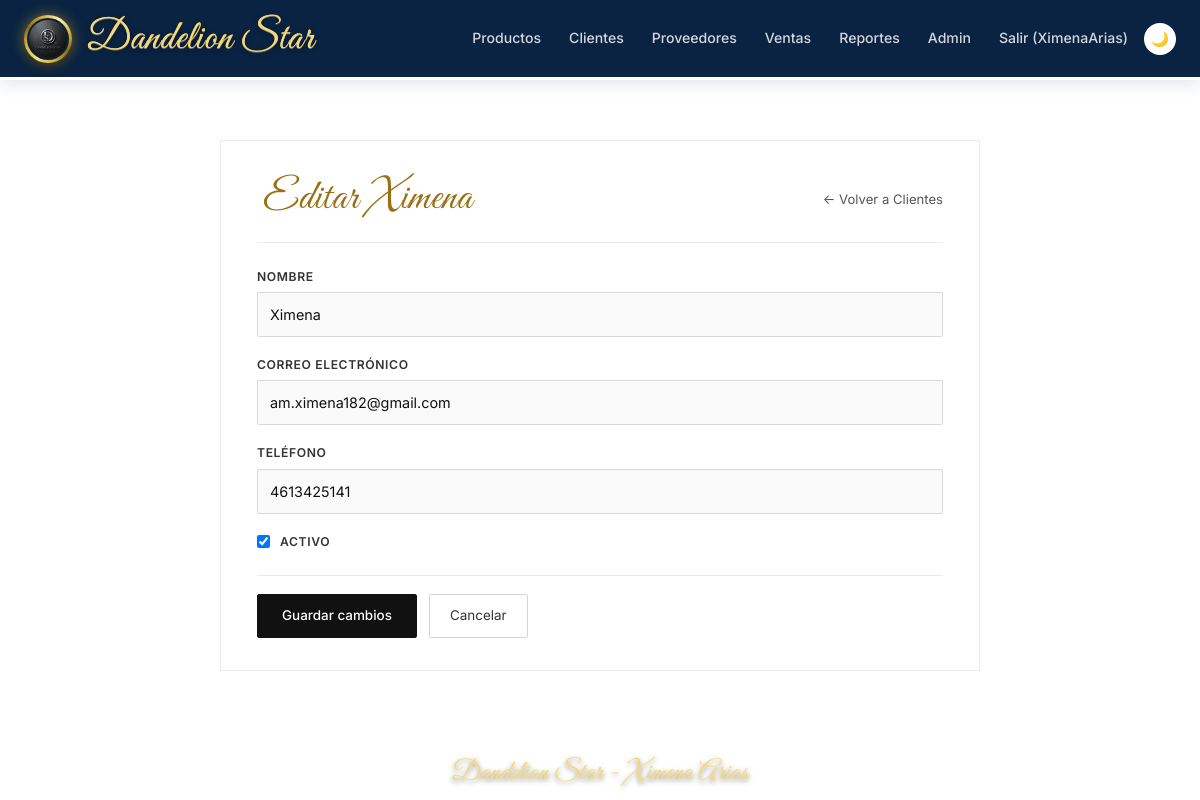
/clientes/1/editar/ (signed in), run on the app's committed database.
### clientes/models.py (models this page shows, shortened)
class Cliente(models.Model):
    nombre   = models.CharField(
        max_length=150, verbose_name='Nombre'
    )
    correo   = models.EmailField(
        unique=True, verbose_name='Correo electrónico'
    )
    telefono = models.CharField(
        max_length=20, blank=True, verbose_name='Teléfono'
    )
    activo   = models.BooleanField(
        default=True, verbose_name='Activo'
    )
    creado   = models.DateTimeField(
        auto_now_add=True, verbose_name='Fecha de registro'
    )
    class Meta:
        verbose_name        = 'Cliente'
        verbose_name_plural = 'Clientes'
        ordering            = ['nombre']

### clientes/views.py (the view, shortened to what this page needs)
# urls.py: path('<int:pk>/editar/', views.ds_guardar_cliente, name='editar'),
@login_required
def ds_guardar_cliente(request, pk=None, cliente_id=None):
    from django.db import IntegrityError, transaction
    from django.shortcuts import get_object_or_404, redirect, render
    from .models import Cliente
    obj_id = pk or cliente_id
    cliente = get_object_or_404(Cliente, pk=obj_id) if obj_id else None
    error_msg = None
    fk_choices = {}
    for f in Cliente._meta.fields:
        if not f.primary_key and f.editable and f.is_relation and f.many_to_one:
            fk_choices[f.name] = list(f.related_model.objects.all()[:200])
    return render(
        request,
        'clientes/form_cliente.html',
        {'cliente': cliente, 'error_msg': error_msg, 'fk_choices': fk_choices}
    )

### configuracion/context_processors.py (called while the page is built)
def config_erp(request):
    return {'config_erp': ConfiguracionERP.get_instance()}

### configuracion/models.py (called while the page is built)
    @classmethod
    def get_instance(cls) -> 'ConfiguracionERP':
        obj, _ = cls.objects.get_or_create(
            pk=1,
            defaults={
                'nombre_empresa': 'Mi Empresa ERP',
                'moneda':         'MXN',
                'iva_porcentaje': Decimal('16.00'),
            }
        )
        return obj

### productos/variantes_hooks.py (called while the page is built, shortened)
    def __call__(self, request):
        _thread_locals.request = request
        try:
            response = self.get_response(request)
        finally:
            _thread_locals.request = None
        return response

### templates/clientes/form_cliente.html (shortened to what this page needs)
{% extends 'base.html' %}
{% load static %}
{% block content %}
<div class="ds-form-shell">
    <div class="ds-form-head">
        <h1 class="ds-form-title">{% if cliente and cliente.pk %}Editar {{ cliente.nombre|default:cliente }}{% else %}Nuevo Cliente{% endif %}</h1>
        <a href="{% url 'clientes:lista' %}" class="ds-form-back">&larr; Volver a Clientes</a>
    </div>
    <form method="post" action="{{ request.path }}">
        <div class="ds-form-group">
    <label for="id_nombre">Nombre</label>
    <input type="text" id="id_nombre" name="nombre" value="{{ cliente.nombre|default:"" }}" required>
</div>
        <div class="ds-form-group">
    <label for="id_correo">Correo electrónico</label>
    <input type="text" id="id_correo" name="correo" value="{{ cliente.correo|default:"" }}">
</div>
        <div class="ds-form-group">
    <label for="id_telefono">Teléfono</label>
    <input type="text" id="id_telefono" name="telefono" value="{{ cliente.telefono|default:"" }}">
</div>
        <div class="ds-form-group" style="display:flex;align-items:center;gap:10px;">
    <input type="checkbox" id="id_activo" name="activo" {% if not cliente or cliente.activo %}checked{% endif %}>
    <label for="id_activo" style="margin:0;">Activo</label>
</div>
        <div class="ds-form-actions">
            <button type="submit" class="ds-btn-save">Guardar cambios</button>
            <a href="{% url 'clientes:lista' %}" class="ds-btn-cancel">Cancelar</a>
        </div>
    </form>
</div>
{% endblock %}

### templates/base.html (shortened to what this page needs)
{% load static %}
<!DOCTYPE html>
<html lang="es" data-theme="light">
<head>
    <link href="https://cdn.jsdelivr.net/npm/bootstrap@5.3.0/dist/css/bootstrap.min.css"
          rel="stylesheet">
<link id="ds-global-theme-font-css" rel="stylesheet" href="/static/css/ds_global_theme_font.css?v=oro4">
<link id="ds-prod-variantes-css" rel="stylesheet" href="/static/css/ds_producto_variantes.css?v=3">
</head>
<body>
<nav class="erp-navbar">
    <a class="erp-brand" href="/">
    <span class="erp-medallion" style="width:48px;height:48px;" title="Haz clic para ver el logo">
        <img src="{% static 'img/logo.png' %}" alt="Logo Dandelion Star">
    </span>
    <span class="ds-palacio-nav">Dandelion Star</span>
</a>
    <div class="erp-nav-links">
        <a href="{% url 'productos:lista' %}"
           class="erp-nav-link {% block nav_productos %}{% endblock %}">Productos</a>
        <a href="{% url 'clientes:lista' %}"
           class="erp-nav-link {% block nav_clientes %}{% endblock %}">Clientes</a>
        <a href="{% url 'proveedores:lista' %}"
           class="erp-nav-link {% block nav_proveedores %}{% endblock %}">Proveedores</a>
        <a href="{% url 'ventas:lista' %}"
           class="erp-nav-link {% block nav_ventas %}{% endblock %}">Ventas</a>
        <a href="{% url 'reportes:lista' %}"
           class="erp-nav-link {% block nav_reportes %}{% endblock %}">Reportes</a>
        <a href="/admin/" class="erp-nav-link">Admin</a>
        {% if user.is_authenticated %}
            <a href="/accounts/logout/" class="erp-nav-link">
                Salir ({{ user.username }})
            </a>
        {% else %}
            <a href="/accounts/login/" class="erp-nav-link">Entrar</a>
        {% endif %}
        <button class="theme-toggle" id="themeBtn" title="Modo claro/oscuro">🌙</button>
    </div>
</nav>
<main class="erp-main">
    <div class="container">
        {% block content %}{% endblock %}
    </div>
</main>
<footer class="erp-footer">
    Dandelion Star - Ximena Arias
</footer>
</body>
</html>

### templates/clientes/form_cliente.html (style rules this page uses)
.ds-form-shell { max-width: 760px; margin: 28px auto 56px; padding: 32px 36px; background: #FFFFFF; border: 1px solid #EAEAEA; color: #111111; font-family: 'Inter', -apple-system, BlinkMacSystemFont, 'Segoe UI', Roboto, sans-serif; }
.ds-form-head { display: flex; align-items: center; justify-content: space-between; gap: 16px; padding-bottom: 16px; margin-bottom: 24px; border-bottom: 1px solid #EAEAEA; }
.ds-form-title { margin: 0; font-size: 1.45rem; font-weight: 400; letter-spacing: 0.03em; color: #111111; }
.ds-form-back { font-size: 0.82rem; color: #555555 !important; text-decoration: none !important; }
.ds-form-group { margin-bottom: 18px; }
.ds-form-group label { display: block; font-size: 0.76rem; font-weight: 600; text-transform: uppercase; letter-spacing: 0.05em; color: #333333; margin-bottom: 6px; }
.ds-form-group input[type="text"], .ds-form-group input[type="email"], .ds-form-group input[type="number"], .ds-form-group input[type="tel"], .ds-form-group select, .ds-form-group textarea { width: 100%; padding: 10px 12px; border: 1px solid #D8D8D8; background: #FAFAFA; color: #111111; font-size: 0.9rem; border-radius: 2px; box-sizing: border-box; }
.ds-form-actions { display: flex; align-items: center; gap: 12px; margin-top: 24px; padding-top: 18px; border-top: 1px solid #EAEAEA; }
.ds-btn-save { padding: 10px 24px; border: 1px solid #111111; background: #111111; color: #FFFFFF; font-size: 0.84rem; font-weight: 500; cursor: pointer; border-radius: 2px; }
.ds-btn-cancel { padding: 10px 20px; border: 1px solid #D4D4D4; background: #FFFFFF; color: #333333 !important; font-size: 0.84rem; text-decoration: none !important; border-radius: 2px; }

### data on the page
Cliente: nombre "Ximena", correo "am.ximena182@gmail.com", telefono "4613425141", activo "☑"

### other printed values
{{ user.username }} "XimenaArias"
